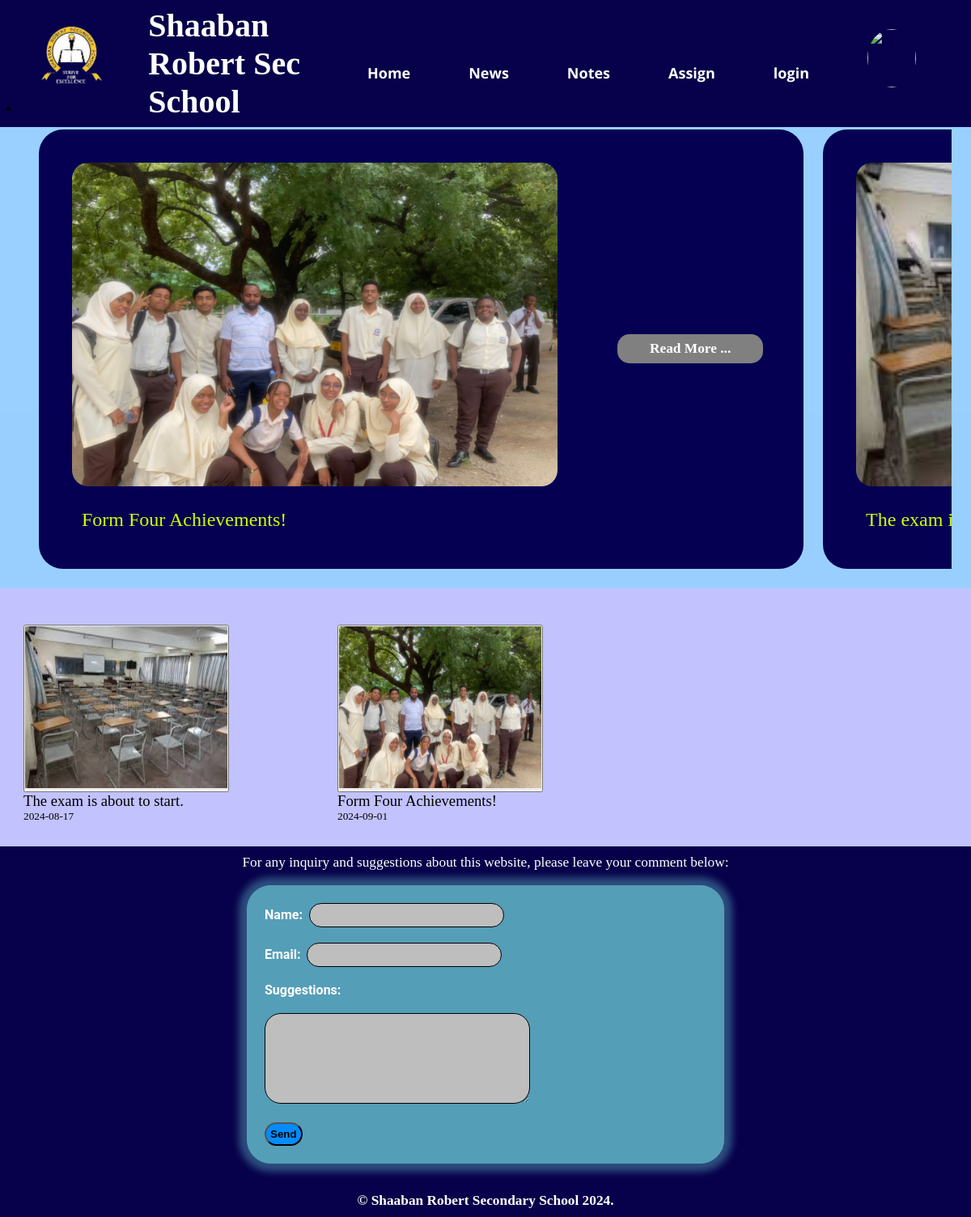
The page /academics.php on the database its author committed.
### tables this page shows
CREATE TABLE `news` (
  `news_no` int(255) NOT NULL,
  `announcer_rank` varchar(255) NOT NULL,
  `announcer_name` varchar(255) NOT NULL,
  `news_class` varchar(255) NOT NULL,
  `headline` varchar(500) NOT NULL,
  `news_main` varchar(1000) NOT NULL,
  `news_date` varchar(50) NOT NULL,
  `news_updates` varchar(1000) NOT NULL,
  `news_photo` varchar(10000) NOT NULL,
  `announcer_ID` int(9) NOT NULL
);

### academics.php (the view, shortened to what this page needs)
<?php
require_once "config.php";
    $query = "SELECT * FROM news";
    $result = mysqli_query($db, $query);
    $size = 0;
    $headline = [];
    $photo = [];
    $news_id = [];
    if($result){
        for($i=0; $i<mysqli_num_rows($result); $i++){
            $row = mysqli_fetch_array($result);
            if($row['news_class'] === "academics"){
                if($row['news_updates'] === "important"){
                    $size++;
                    $headline[$size] = $row['headline'];
                    $photo[$size] = $row['news_photo'];
                    $news_id[$size] = $row['news_no'];
                }
            }
        }
    }
    $uname = $_GET['uname'];
    $rank = 0;
?>
<!DOCTYPE html>
<html lang="en">
<head>
    <link rel="stylesheet" href="navBar.css">
    <link rel="stylesheet" href="news-category.css">
</head>
<body>
    <nav class="navigation">
        <div class="pics">
            <img src="media/images/srss-og.png" alt="shaaban robert logo" id="logo-img">
            <?php
                if($rank == 0){
                    echo "<li><a href='account.php?uname=$uname' class='dp1'><img src='$dp' class='dp'></a></li>";
                }
                else{
                    echo "<li><a href='account-admin.php?uname=$uname' class='dp1'><img src='$dp' class='dp'></a></li>";
                }
            ?>
        </div>
        <div class="menu">
            <span id="srss"><b>Shaaban Robert Sec School</b></span>
            <div class="horizontal_menu">
                <ul type="none">
                    <li><?php echo "<a href='home.php?uname=$uname' class=home>Home</a></li>";?>
                    <li><?php echo "<a href='news.php?uname=$uname' class=news>News</a></li>";?>
                    <li><?php echo "<a href='notes.php?uname=$uname' class=notes>Notes</a></li>";?>
                    <li><?php echo "<a href='check3.php?uname=$uname'>Assign</a>";?> </li>
                    <li class="multi_menu"><a>login</a></li>
                    <li>
                        <?php
                            if($rank == 0){
                                echo "<li><a href='account.php?uname=$uname' class='dp'><img src='$dp' class='dp'></a></li>";
                            }
                            else{
                                echo "<li><a href='account-admin.php?uname=$uname' class='dp'><img src='$dp' class='dp'></a></li>";
                            }
                        ?>
                    </li>
                </ul>
            </div>
        </div>
    </nav>
    <div class="body">
        <div class="update">
                    <?php
                            for($i=sizeof($headline); $i>0; $i--){
                                echo
                                    "
                                    <div class='updated'>
                                        <div class='updatednews'>
                                            <div class='updatephoto'>
                                                <img src='$photo[$i]' class='updatepic'>
                                            </div><br>
                                            <div class='update-headline'>
                                                <p>
                                                    <a href='newsInfo.php?uname=$uname&&news=$news_id[$i]'>$headline[$i]</a>
                                                </p>
                                            </div>
                                        </div>
                                        <div class='read-more'>
                                            <div class='read-more'>
                                                    <a href='newsInfo.php?uname=$uname&&news=$news_id[$i]' class='read-more-button'>Read More ...</a>
                                            </div>
                                        </div>
                                    </div>
                                    ";
                                }
                    ?>
        </div>
        <div class="other-news">
            <?php
                $query = "SELECT * FROM news";
                $result = mysqli_query($db, $query);
                if($result){
                    for($i=0; $i<mysqli_num_rows($result); $i++){
                        $row = mysqli_fetch_array($result);
                        if($row['news_class'] === "academics"){
                            $headline = $row['headline'];
                            $date = $row['news_date'];
                            $photo = $row['news_photo'];
                            $news = $row['news_no'];
                            echo
                                "
                                    <a href='newsInfo.php?uname=$uname&&news=$news' class='news-link'>
                                        <div class='news'>
                                            <button><img src='$photo' class='news-photo'></button>
                                            <div class='news-headline'>
                                                <p class='headline'>
                                                    $headline
                                                </p>
                                                <p class='news-date'>
                                                    $date
                                                </p>
                                            </div>
                                        </div>
                                    </a>
                                ";
                        }
                    }
                }
            ?>
        </div>
    </div>
    <div class="footer">
        <p>
            For any inquiry and suggestions about this website, please leave your comment below:
        </p><br>
        <form action="https://formspree.io/f/mwkgkgbv" method="POST" name="myForm">
            <fieldset>
                <label><b>Name:</b></label>&nbsp; <input type="text" name="name" id="fname"><br><br>
                <label><b>Email:</b></label>&nbsp; <input type="text" name="email" id="email"><br><br>
                <label><b>Suggestions:</b></label><br><br>
                <textarea name="suggestions" cols="15" rows="5" maxlength="500"></textarea><br><br>
                <button><b>Send</b></button>
            </fieldset>
        </form><br><br>
        <p class="foot"><b>&copy; Shaaban Robert Secondary School 2024.</b></p>
    </div>
   </body>
   </html>

### navBar.css (style rules this page uses)
* { padding: 0; margin: 0; box-sizing: border-box; font-size: 'Open Sans' ,sans-serif; transition: 0.5s ease-in-out; }
.navigation { display: flex; justify-content: space-between; align-items: center; background-color: #07004a; padding: 8px; width: 100%; position: fixed; top: 0; z-index: 100; }
#logo-img { margin: 12px; margin-left: 42px; width: 80px; }
#srss { color: white; font-size: 250%; width: 800px; text-align: left; font-family: Old English Text MT; margin-left: -15vw; }
.menu { display: flex; align-items: center; justify-content: space-between; width: 70%; font-family: Open sans, sans-serif; font-weight: bold; }
.horizontal_menu { margin-left: 5%; font-size: 300%; }
.horizontal_menu ul { display: flex; align-items: center; justify-content: space-between; }
.navigation ul li a { text-decoration: none; padding: 12px; font-size: 18px; color: white; margin-right: 48px; transition: 0.3s ease-in-out; border-radius: 12px; }
.multi_menu { cursor: pointer; }
.dp { height: 9vh; width: 5vw; border-radius: 50%; }
.footer { background-color: #07004a; color: white; padding: 10px; text-align: center; }
.footer p { font-size: 13pt; }
p.foot { text-align: center; }
.footer fieldset { padding: 20px; border-radius: 30px; font-size: 12pt; font-family: roboto, arial; width: 50%; text-align: left; background-color: rgb(85, 158, 183); border: 2px solid rgb(85, 158, 183); margin: auto; box-shadow: 0px 0px 10px 10px rgba(85, 159, 183, 0.496); }
input { border: 1px solid rgb(0, 0, 0); background-color: rgb(190, 190, 190); border-radius: 15px; padding: 5px 10px 5px 10px; font-size: 12pt; font-weight: bold; }
textarea { width: 60%; height: max-content; padding: 10px; border: 1px solid rgb(0, 0, 0); border-radius: 20px; font-size: 12pt; font-weight: bold; font-family: 'Times New Roman', Times, serif; background-color: rgb(190, 190, 190); text-align: justify; font-style: italic; }
fieldset button { background-color: rgb(0, 140, 255); color: black; padding: 5px; border-radius: 15px; cursor: pointer; transition: 0.3s ease-in-out; }
p { font-size: 16pt; color: rgb(255, 255, 255); }

### news-category.css (style rules this page uses)
body { overflow-x: hidden; }
.body { padding-top: 17vh; background-color: rgba(90, 178, 255, 0.616); }
.update { display: flex; align-items: center; justify-content: space-between; padding: 2%; width: 98vw; overflow-x: auto; }
.updated { display: flex; align-items: center; justify-content: space-between; width: 80vw; padding: 2%; margin-left: 2vw; background-color: rgb(6, 0, 83); border-radius: 30px; }
.updatednews { width: 55vw; padding: 2%; display: flex; flex-direction: column; }
.updatednews p { padding: 1% 2%; }
.updatephoto { width: 50vw; }
.updatepic { width: 100%; height: 400px; border-radius: 20px; }
.update-headline a { font-size: 18pt; text-decoration: none; color: rgb(208, 255, 0); }
.read-more { width: 20vw; padding: 3%; }
.read-more-button { width: 15vw; padding: 1vh 3vw; text-decoration: none; background-color: gray; color: white; border-radius: 15px; display: block; text-align: center; font-size: 13pt; font-weight: bold; }
.other-news { display: grid; grid-template-columns: repeat(auto-fill, minmax(300px, 1fr)); column-gap: 1vw; padding: 2%; background-color: rgb(194, 194, 255); color: black; }
.news-link { text-decoration: none; width: 250px; padding: 5px; margin-top: 2vh; }
.news-photo { width: 250px; height: 200px; transition: 0.5s ease-in-out; }
.news-headline { width: 100%; }
.headline { font-size: 14pt; font-family: 'Times New Roman', Times, serif; color: black; transition: 0.3s ease-in-out; }
.news-date { font-size: 10pt; font-family: candara; color: black; }

### rows shown on the page
news: news_photo (picture), headline "The exam is about to start.", news_date "2024-08-17"
news: news_photo (picture), headline "Form Four Achievements!", news_date "2024-09-01"

### other values the page prints
$headline[$i] "Form Four Achievements!"
$headline[$i] "The exam…"
